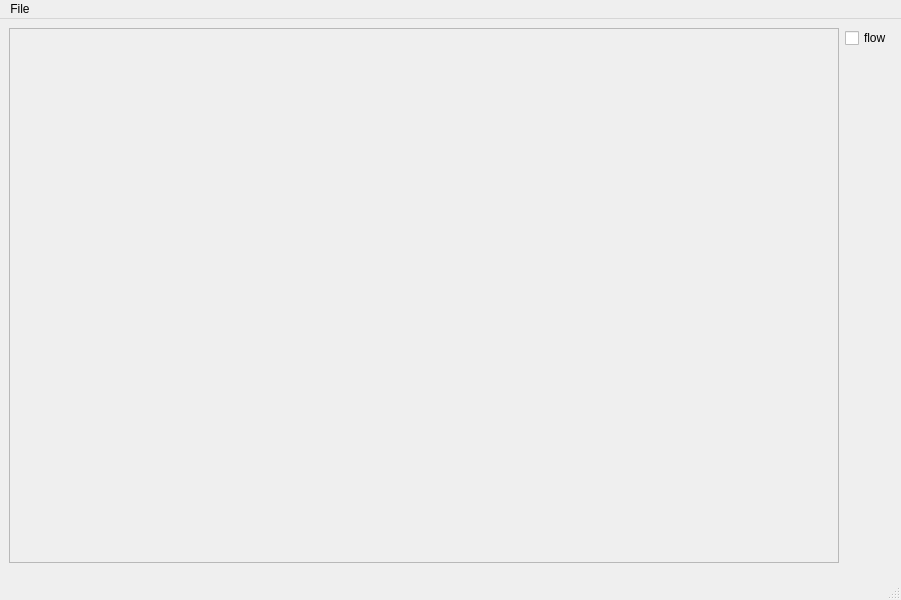
<?xml version="1.0" encoding="UTF-8"?>
<ui version="4.0">
 <class>NetworkSimulatorGUI</class>
 <widget class="QMainWindow" name="NetworkSimulatorGUI">
  <property name="geometry">
   <rect>
    <x>0</x>
    <y>0</y>
    <width>901</width>
    <height>600</height>
   </rect>
  </property>
  <property name="windowTitle">
   <string>MainWindow</string>
  </property>
  <widget class="QWidget" name="centralwidget">
   <layout class="QVBoxLayout" name="verticalLayout_2">
    <item>
     <layout class="QHBoxLayout" name="horizontalLayout">
      <item>
       <widget class="QFrame" name="networkViewFrame">
        <property name="sizePolicy">
         <sizepolicy hsizetype="MinimumExpanding" vsizetype="MinimumExpanding">
          <horstretch>0</horstretch>
          <verstretch>0</verstretch>
         </sizepolicy>
        </property>
        <property name="frameShape">
         <enum>QFrame::StyledPanel</enum>
        </property>
        <property name="frameShadow">
         <enum>QFrame::Raised</enum>
        </property>
       </widget>
      </item>
      <item>
       <layout class="QVBoxLayout" name="verticalLayout">
        <item>
         <widget class="QCheckBox" name="flow_CB">
          <property name="text">
           <string>flow</string>
          </property>
         </widget>
        </item>
        <item>
         <spacer name="verticalSpacer">
          <property name="orientation">
           <enum>Qt::Vertical</enum>
          </property>
          <property name="sizeHint" stdset="0">
           <size>
            <width>20</width>
            <height>40</height>
           </size>
          </property>
         </spacer>
        </item>
       </layout>
      </item>
     </layout>
    </item>
    <item>
     <widget class="QFrame" name="inspectorFrame">
      <property name="frameShape">
       <enum>QFrame::StyledPanel</enum>
      </property>
      <property name="frameShadow">
       <enum>QFrame::Raised</enum>
      </property>
     </widget>
    </item>
   </layout>
  </widget>
  <widget class="QMenuBar" name="menubar">
   <property name="geometry">
    <rect>
     <x>0</x>
     <y>0</y>
     <width>901</width>
     <height>25</height>
    </rect>
   </property>
   <widget class="QMenu" name="menuFile">
    <property name="title">
     <string>File</string>
    </property>
    <addaction name="actionLoad_network"/>
    <addaction name="actionSave_network"/>
   </widget>
   <addaction name="menuFile"/>
  </widget>
  <widget class="QStatusBar" name="statusbar"/>
  <action name="actionLoad_network">
   <property name="text">
    <string>Load network</string>
   </property>
  </action>
  <action name="actionSave_network">
   <property name="text">
    <string>Save network</string>
   </property>
  </action>
 </widget>
 <resources/>
 <connections/>
</ui>
